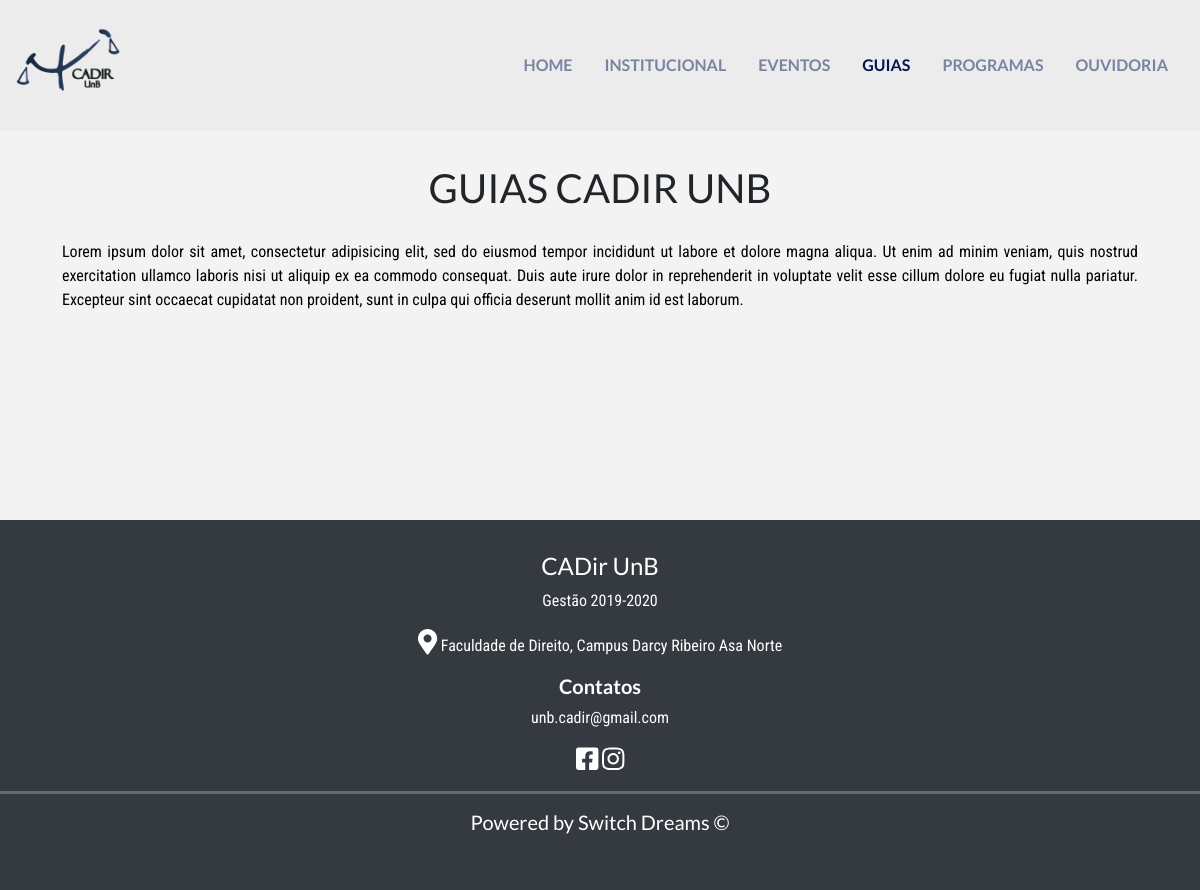
Before: /guias/ with the older database file.
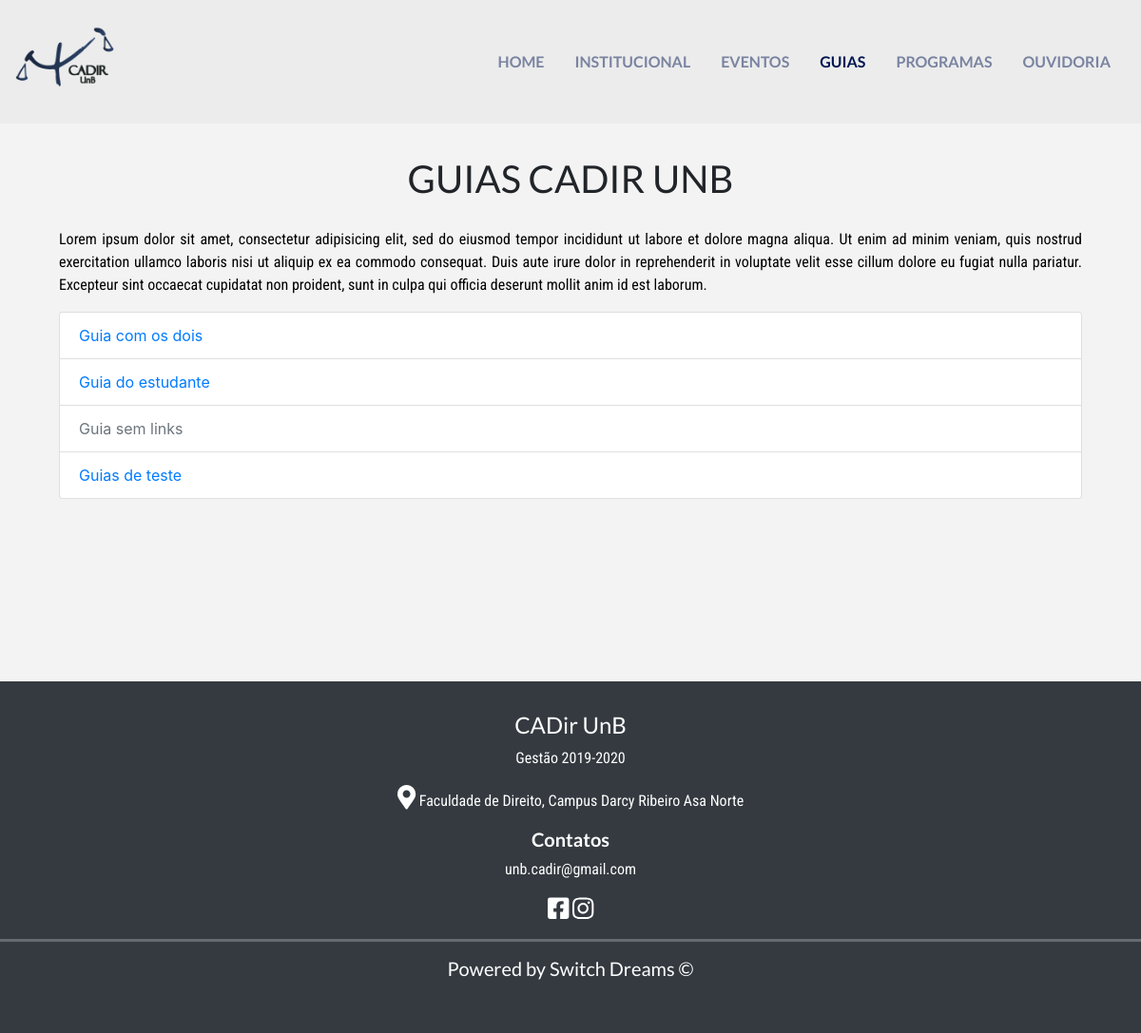
After: the same page with the newer database file.
### guias/models.py (models this page shows, shortened)
class Guia(models.Model):
    nome = models.CharField('Nome', max_length=60)
    link = models.URLField('Link', blank=True)
    file = models.FileField('Arquivo', upload_to='guias_pdf', blank=True)
    class Meta:
        verbose_name_plural = "Guias"
        verbose_name = "Guia"

### guias/views.py (the view)
# urls.py: path('', views.index, name='eventos_index'),
def index(request):
    template_name = 'guias_index.html'
    context = {
        "Guias": Guia.objects.order_by("nome")
    }
    return render(request, template_name, context)

### guias/templates/guias_index.html
{% extends 'base.html' %}
{% load static %}
{% block content %}
    <div class="container padding">
        <div class="jumbotron">
            <h1 class="text-center">Guias CADir UnB</h1>
            <p class="text-justify"> {% lorem %}</p>
            <div class="list-group">
                {% for guias in Guias %}
                    <a href="{% if guias.file %} {% get_media_prefix %}{{ guias.file }}
                                {% elif guias.link %} {{ guias.link }}
                                {% else %} # {% endif %}"
                       class="list-group-item list-group-item-action">
                        {% if guias.file or guias.link %}
                            <span class="text-primary"> {{ guias.nome }} </span>
                        {% else %}
                            <span class="text-muted"> {{ guias.nome }} </span>
                        {% endif %}
                    </a>
                {% endfor %}
            </div>
        </div>
    </div>
{% endblock %}

Changed rows visible on the page:
added Guia: nome "Guia com os dois"
added Guia: nome "Guia do estudante"
added Guia: nome "Guia sem links"
added Guia: nome "Guias de teste"
